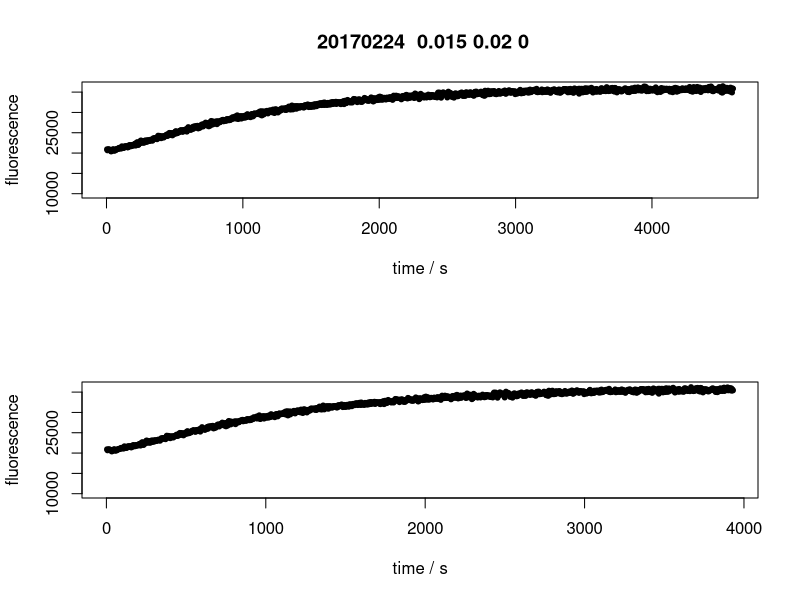

Reproduce this figure in R. (Note: this script raises an error after producing the figure.)
library(ggplot2)

conversion_factor <- 3.684e-5
base_fluorescence <- 18158
data <- read.delim("data/20170224_TP_Cycle_kinetics_parsed.txt", head = F)
names(data) <- expression( date, time, row, column, protein, prot_conc, GAP_conc, GEF_conc, MOG1_conc, fluorescence)

get_region_to_fit <- function (data) {
  plateau_fluorescence <- quantile(data$fluorescence, prob = .95, na.rm = T)
  plateau_times <- sort(data$time[ data$fluorescence > plateau_fluorescence ])
  cutoff_time <- plateau_times[1] + 500
  relevant_data <- data[data$time < cutoff_time,]
  relevant_data <- relevant_data[order(relevant_data$time),]
  return(relevant_data)
}
fit_one_phase_association <- function (data) {
  opar <- par()
  op<-par(mfrow=c(2,1))
  relevant.subset <- get_region_to_fit(data)
  time <- unique(relevant.subset$time)
  f0 = min(relevant.subset$fluorescence, na.rm = T)
  fmax = max(relevant.subset$fluorescence, na.rm = T)
  getPred <- function(pars, xx) f0 + (fmax - f0) * ( 1 - exp(- pars$K * time))
  main = paste(data$sample[1], data$date[1], data$corrected_conc[1], 
        data$GAP_conc[1], data$GEF_conc[1], data$MOG1_conc[1], sep = " ")
  y.axis.lim <- c(floor(base_fluorescence/10000)*10000, max(data$fluorescence, na.rm = T))
  plot(data$time, data$fluorescence, xlab = "time / s", ylab = "fluorescence", pch = 20, main = main, ylim = y.axis.lim)
  plot(relevant.subset$time, relevant.subset$fluorescence, xlab = "time / s", ylab = "fluorescence", pch = 20, ylim = y.axis.lim)
  residFun <- function(p, observed, xx) observed - getPred(p,xx)
  parStart <- list(K = 0.001)
  nls.out <- nls.lm(par = parStart, fn = residFun, observed = relevant.subset$fluorescence, xx = time, control = nls.lm.control(nprint = 1))
  lines(relevant.subset$time, getPred(as.list(coef(nls.out)), time), col=2, lwd=1)
  predicted.line <- getPred(as.list(coef(nls.out)), time)
  predicted.line.data.frame <- data.frame(time = time, fluorescence = predicted.line)
  K <- coef(nls.out)[1]
  v0 = ( (fmax - f0) * K * exp(- K * 0) )
  return(data.frame("rate constant" = K, "initial_rate" = v0 ))
  par(opar)
}
fitting_parameters <- data.frame()
filename <- paste0(Sys.Date(), "_cycle_fitted.pdf")
pdf(filename)
proteins <- unique(data$protein)
GAP_concs <- unique(data$GAP_conc)
GEF_concs <- unique(data$GEF_conc)
MOG1_concs <- unique(data$MOG1_conc) 
prot_concs <- unique(data$prot_conc)
data_to_test_plot <- list()
for (protein in proteins) {
  for (gap in seq_along( GAP_concs ) ) {
    for (gef in seq_along( GEF_concs ) ) {
        data_to_test_plot[[paste(GAP_concs[gap], GEF_concs[gef], sep = "_")]] <- data[
          data$protein == protein & data$GAP_conc == GAP_concs[gap] & data$GEF_conc == GEF_concs[gef],]
        for (mog1 in seq_along( MOG1_concs ) ) {
          for (prot in seq_along( prot_concs )) {
            data_sub <- data[data$GAP_conc == GAP_concs[gap] & 
                         data$GEF_conc == GEF_concs[gef] &
                          data$prot_conc == prot_concs[prot] &
                         data$MOG1_conc == MOG1_concs[mog1], ]
            if ( length (data_sub[,1]) > 0 ) { 
              rates <- fit_one_phase_association(data_sub)
              rates <- cbind( rates, data.frame("protein" = protein, "protein_conc" = protein_conc,
                      "GAP_conc" = GAP_concs[gap],
                      "GEF_conc" = GEF_concs[gef], "MOG1_conc" = MOG1_concs[mog1]),
                      "max" = max_fluorescence <- max(data_sub$fluorescence, na.rm = T) )
              fitting_parameters <- rbind(fitting_parameters, rates)
          }
        }
      }
    }
  }
}
dev.off()
pdf(paste(Sys.Date(), "GTP_cycle_vs_MOG1_conc_raw_data.pdf", sep = "_"), width = 10)
plot <- ggplot(data = data_to_test_plot[["0.02_0.01"]][data_to_test_plot[["0.02_0.01"]]$time < 7500,], aes(x = time, y = fluorescence, color = MOG1_conc)) + coord_cartesian(ylim=c(7500,28000)) + geom_point()
plot <- plot + ggtitle("2 uM Gsp1, 20 nM GAP and 10 nM GEF")
print(plot)
plot <- ggplot(data = data_to_test_plot[["0.02_0.1"]][data_to_test_plot[["0.02_0.1"]]$time < 7500,], aes(x = time, y = fluorescence, color = MOG1_conc)) + coord_cartesian(ylim=c(7500,28000)) + geom_point()
plot <- plot + ggtitle("2 uM Gsp1, 20 nM GAP and 100 nM GEF")
print(plot)
plot <- ggplot(data = data_to_test_plot[["0.1_0.01"]][data_to_test_plot[["0.1_0.01"]]$time < 7500,], aes(x = time, y = fluorescence, color = MOG1_conc)) + coord_cartesian(ylim=c(7500,28000)) + geom_point()
plot <- plot + ggtitle("2 uM Gsp1, 100 nM GAP and 10 nM GEF")
print(plot)
dev.off()
fitting_parameters <- cbind(fitting_parameters, data.frame("converted_rate" = fitting_parameters$initial_rate * conversion_factor))
fitting_parameters <- cbind(fitting_parameters, data.frame(
  "v0" = ifelse(fitting_parameters$GAP_conc > 0,
                fitting_parameters$converted_rate / fitting_parameters$GAP_conc,
                fitting_parameters$converted_rate)
))
fitting_parameters$gap_gef <- do.call(paste, c(fitting_parameters[, c("GAP_conc", "GEF_conc")], sep = "_"))

pdf(paste(Sys.Date(), "rate_vs_MOG1_conc.pdf", sep = "_"), width = 10) 
plot <- ggplot (data = fitting_parameters, aes(x = MOG1_conc, y = v0, color = gap_gef)) + geom_point() + stat_smooth(level = 0.9)
plot <- plot + xlab(bquote("MOG1 concentration / " *mu~M)) + ylab(bquote('Initial exchange rate '~v[0]~'/ [GAP conc]' ~s^-1))
print(plot)
plot <- ggplot (data = fitting_parameters, aes(x = MOG1_conc, y = converted_rate, color = gap_gef)) + geom_point() + stat_smooth(level = 0.9)
plot <- plot + xlab(bquote("MOG1 concentration / " *mu~M)) + ylab(bquote('Initial exchange rate '~v[0]~ ~s^-1))
print(plot)
plot <- ggplot (data = fitting_parameters, aes(x = MOG1_conc, y = max, col = gap_gef)) + geom_point() + stat_smooth(level = 0.9)
plot <- plot + xlab(bquote("MOG1 concentration / " *mu~M)) + ylab(bquote("Max fluorescence"))
print(plot)
dev.off()

write.table(file = "MOG1_GAP_cycle_rates.txt", fitting_parameters[,c(3:6, 8)], quote = F, row.names = F, sep = "\t")
